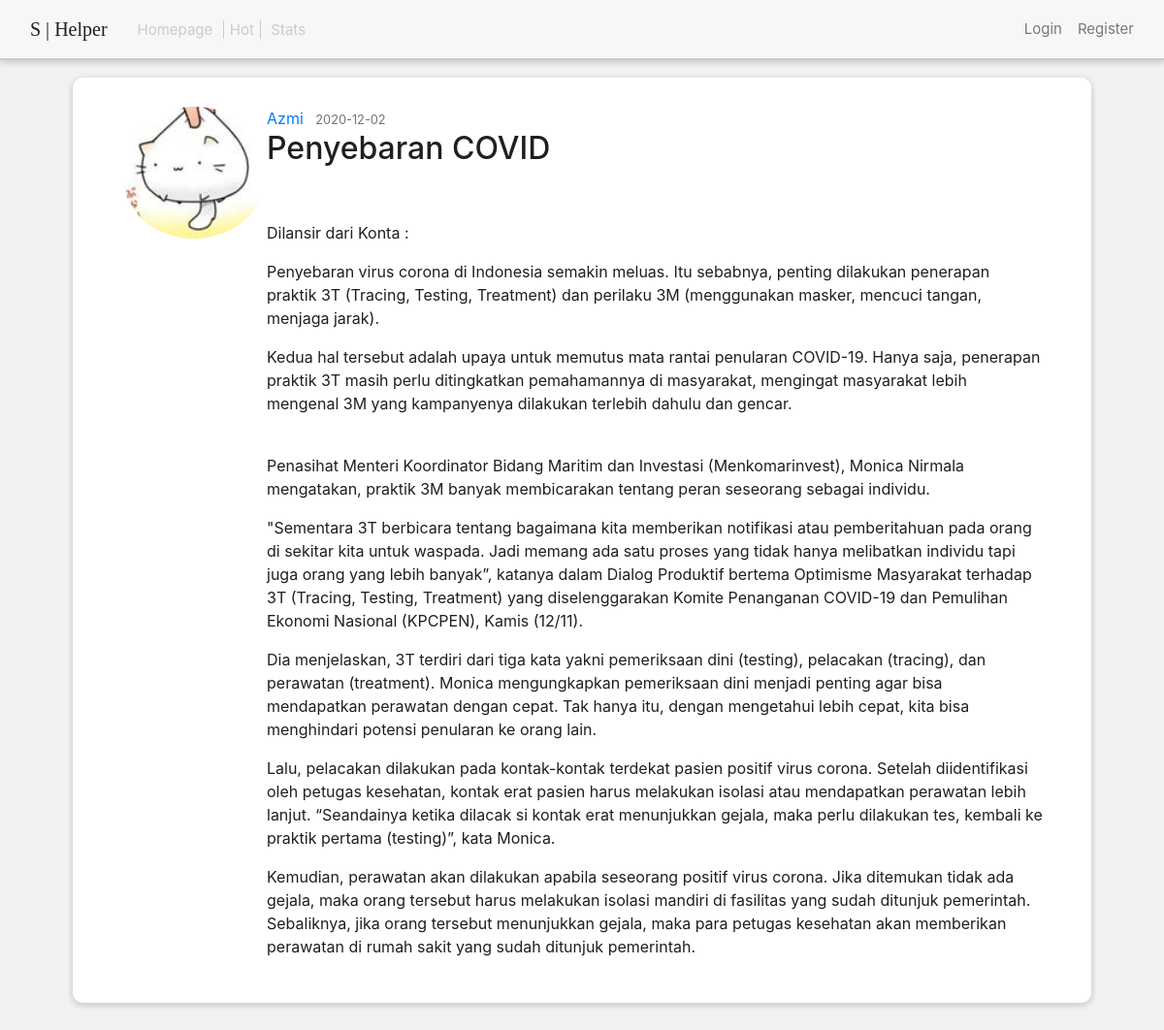
Screenshot of /post/8 with the database file from the repository.
### hub/models.py (models this page shows, shortened)
class User(db.Model, UserMixin):
    id = db.Column(db.Integer, primary_key=True)
    username = db.Column(db.String(20), unique=True, nullable=False)
    email = db.Column(db.String(120), unique=True, nullable=False)
    image_file = db.Column(db.String(20), nullable=False, default='default.jpg')
    password = db.Column(db.String(60), nullable=False)
    posts = db.relationship('Post', backref='author', lazy=True)

class Post(db.Model):
    id = db.Column(db.Integer, primary_key=True)
    title = db.Column(db.String(100), nullable=False)
    date_posted = db.Column(db.DateTime, nullable=False, default=datetime.utcnow)
    content = db.Column(db.Text, nullable=False)
    user_id = db.Column(db.Integer, db.ForeignKey('user.id'), nullable=False)

### hub/routes.py (the view)
@app.route("/post/<int:post_id>")
def post(post_id):
    post = Post.query.get_or_404(post_id)
    return render_template('post.html', title=post.title, post=post)

### hub/templates/post.html (shortened to what this page needs)
{% extends "no_sidebar.index.html" %}
{% block navbar %}
    <div class="cpx-15 button_cont">
        <a class="button_txt sf_semibold_sel right_mar dehigh" href="{{ url_for('front') }}">Homepage</a>
        <a class="button_txt middle_mar dehigh sf_semibold_sel" href="/#">Hot</a>
        <a class="button_txt sf_semibold_sel left_mar dehigh" href="{{ url_for('stats') }}">Stats</a>
    </div>
{% endblock navbar %}
{% block body %}
  <article class="media sidbar white_bg shadow_lol sidbar_padding">
    <img class="article_image rounded-circle" src="{{ url_for('static', filename='profile_pics/' + post.author.image_file) }}">
    <div class="media-body">
      <div class="article-metadata">
        <a class="mr-2" href="#">{{ post.author.username }}</a>
        <small class="text-muted">{{ post.date_posted.strftime('%Y-%m-%d') }}</small>
      </div>
      <h2 class="article-title">{{ post.title }}</h2>
      <p class="article-content">{{ post.content | safe }}</p>
    </div>
  </article>
{% endblock body %}

### hub/static/customCss/shelper.css (style rules this page uses)
body { font-family: "SF Pro Display"; background-color: #F2F2F2; color: #1F1F1F; }
.white_bg { background-color: white; }
.shadow_lol { box-shadow: 0px 2px 6px 1px rgba(0, 0, 0, 0.16); }
.button_txt { font-size: 15px; text-decoration: none; color: #787878; }
.button_cont { border: 1px solid rgba(203, 203, 203, 0); }
.cpx-15 { padding-right: 15px; padding-left: 15px; border-radius: 5px; }
.dehigh { color: #CBCBCB; }
.middle_mar { padding-right: 6px; padding-left: 6px; border-left: 1px solid #CBCBCB; border-right: 1px solid #CBCBCB; transition: 0.3s; }
.left_mar { margin-left: 6px; transition: 0.3s; }
.right_mar { margin-right: 6px; transition: 0.3s; }
.sidbar { margin-right: 0px; margin-top: 5rem; border-radius: 10px; }
.sidbar_padding { padding: 30px 50px 30px 50px; }
.article_image { width: 150px }

### rows the page displays
User: image_file (picture), author.username "Azmi"
Post: date_posted "2020-12-02", title "Penyebaran COVID", content "Dilansir dari Konta : Penyebaran virus corona di Indonesia semakin meluas. Itu sebabnya, penting dilakukan penerapan praktik 3T (Tracing, Testing, Treatment) dan perilaku 3M (menggunakan masker, mencuci tangan, menjaga jarak). Kedua hal tersebut adalah upaya untuk memutus mata rantai penularan COVID-19. Hanya saja, penerapan praktik 3T masih perlu ditingkatkan pemahamannya di masyarakat, mengingat masyarakat lebih mengenal 3M yang kampanyenya dilakukan terlebih dahulu dan gencar. Penasihat Menteri Koordinator Bidang Maritim dan Investasi (Menkomarinvest), Monica Nirmala mengatakan, praktik 3M banyak membicarakan tentang peran seseorang sebagai individu. \"Sementara 3T berbicara tentang…"
